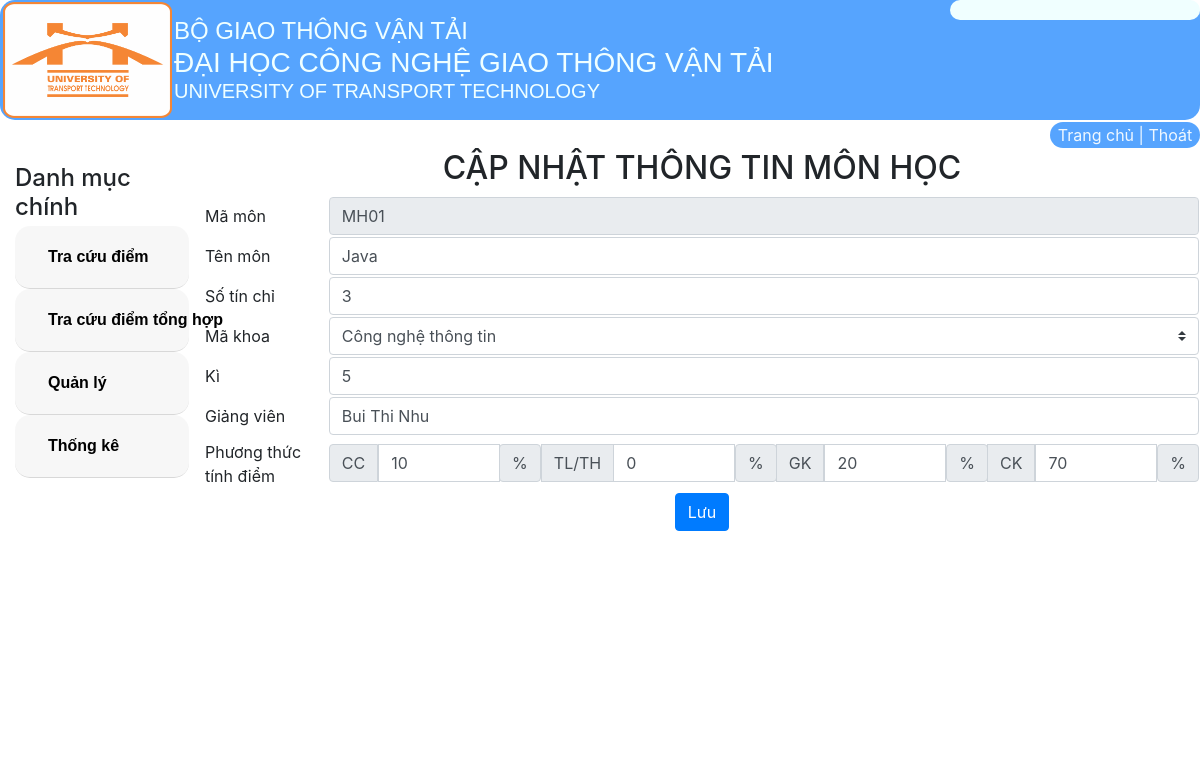
The app's page /DanhSachMonHoc/Sua/MH01 with its own data.
### tables this page shows
CREATE TABLE `monhoc` (
  `mamon` varchar(30) NOT NULL,
  `tenmon` varchar(50) NOT NULL,
  `sotinchi` int(11) NOT NULL,
  `makhoa` varchar(30) NOT NULL,
  `ki` int(11) NOT NULL,
  `giangvien` varchar(30) NOT NULL,
  `phuongthuctinhdiem` varchar(30) NOT NULL
);

CREATE TABLE `khoa` (
  `makhoa` varchar(30) NOT NULL,
  `tenkhoa` varchar(50) NOT NULL
);

### MVC/Core/controller.php (called while the page is built, shortened)
<?php
class Controller
{
    public function mode($mode){
        return new $mode;
    }
    function view($view, $data= []){
        include_once './MVC/Views/'.$view.'.php';
    }
}

### MVC/Controllers/DanhSachMonHoc.php (called while the page is built, shortened)
<?php
class DanhSachMonHoc extends Controller
{
    protected $monhoc;
    protected $khoa;
    function __construct()
    {
        $this->monhoc = $this->mode('Monhoc');
        $this->khoa = $this->mode('Khoa');
    }
    function Sua($mamon)
    {
        $this->view('MasterLayout', [
            'page' => 'Monhoc_sua',
            'dulieu' => $this->monhoc->monhoc_find($mamon, ''),
            'data_khoa' => $this->khoa->khoa_find('', '')
        ]);
    }
}
?>

### MVC/Core/app.php (called while the page is built, shortened)
<?php
class app
{
    protected $action = 'Get_data';
    function __construct()
    {
        $arr = $this->ProcessURL();
        if($arr!=null){
            if(file_exists("./MVC/Controllers/".$arr[0].".php")){
                $this->controller=$arr[0];
                unset($arr[0]);
            }
        }
        $this->controller=new $this->controller;
        if(isset($arr[1])){
            if(method_exists($this->controller,$arr[1])){
                $this->action=$arr[1];
            }
            unset($arr[1]);
        }
        $this->params=$arr?array_values($arr):[];
        call_user_func_array([$this->controller,$this->action],$this->params);
    }
    function ProcessURL(){
        if(isset($_GET['url'])){
            return explode("/",filter_var(trim($_GET['url']),FILTER_DEFAULT));
        }
    }
}
?>

### index.php (called while the page is built, shortened)
<?php
$myapp = new app();
?>

### MVC/Core/connectDB.php (called while the page is built, shortened)
<?php
class connectDB{
    protected $servername="localhost";
    protected $username="root";
    protected $password="";
    protected $dbname="btl_quanlydiem";
    function __construct(){
        $this->con=mysqli_connect($this->servername,$this->username,$this->password,$this->dbname);
    }
}
?>

### MVC/Models/Monhoc.php (called while the page is built, shortened)
<?php
class Monhoc extends connectDB{
    function monhoc_find($mamon,$tenmon){
        $sql_monhoc_find="SELECT * FROM monhoc where mamon like '%$mamon%' and tenmon like '%$tenmon%'";
        return mysqli_query($this->con,$sql_monhoc_find);
    }
}
?>

### MVC/Models/Khoa.php (called while the page is built, shortened)
<?php
class Khoa extends connectDB{
    function khoa_find($makhoa,$tenkhoa){
        $sql_khoa_find="SELECT * FROM khoa where makhoa like '%$makhoa%' and tenkhoa like '%$tenkhoa%'";
        return mysqli_query($this->con,$sql_khoa_find);
    }
}
?>

### MVC/Views/Pages/Monhoc_sua.php (the view, shortened to what this page needs)
<!DOCTYPE html>
<html lang="en">
<head>
    <link rel="stylesheet" href="Public/Css/style.css">
    <link rel="stylesheet" href="Public/Css/css_bootstrap.min.css">
    <link rel="stylesheet" href="https://stackpath.bootstrapcdn.com/bootstrap/4.1.1/css/bootstrap.min.css">
</head>
<body>
<form action="http://localhost/BTL_QuanLyDiem/DanhSachMonhoc/Sua_monhoc" method="post">
        <?php
            if(isset($data['dulieu'])){
                $row = mysqli_fetch_assoc($data['dulieu']);
        ?>
        <table cellspacing="20" align="center" >
            <tr>
                <td colspan="2" class="col1" style="text-align: center;"><h2>CẬP NHẬT THÔNG TIN MÔN HỌC</h2></td>
            </tr>
            <tr>
                <td >Mã môn</td>
                <td >
                    <input  class="form-control" type="text" id="txtMamon" name="txtMamon" value="<?php echo $row['mamon']; ?>" readonly>
                </td>
            </tr>
            <tr>
                <td >Tên môn</td>
                <td >
                    <input class="form-control" type="text" name="txtTenmon" value="<?php echo $row['tenmon']; ?>">
                </td>
            </tr>
            <tr>
                <td >Số tín chỉ</td>
                <td >
                    <input class="form-control" type="number" name="txtSotinchi" value="<?php echo $row['sotinchi']; ?>">
                </td>
            </tr>
            <tr>
                <td >Mã khoa</td>
                <td >
                <select class="custom-select" id="txtMakhoa" name="txtMakhoa"
                        style="left: 1px; top: 9px; transition: none 0s ease 0s; cursor: move;">
                        <?php
                        if (isset($data['data_khoa']) && $data['data_khoa'] != null) {
                            while ($row_of_khoa = mysqli_fetch_array($data['data_khoa'])) {
                                ?>
                                <option value="<?php echo $row_of_khoa['makhoa'] ?>" <?php if($row_of_khoa['makhoa'] == $row['makhoa']) echo ' selected = "selected"'; ?>>
                                    <?php echo $row_of_khoa['tenkhoa'] ?>
                                </option>
                                <?php
                            }
                        }
                        ?>
                    </select>
                </td>
            </tr>
            <tr>
                <td >Kì</td>
                <td >
                    <input class="form-control" type="number" name="txtKi" value="<?php echo $row['ki']; ?>">
                </td>
            </tr>
            <tr>
                <td >Giảng viên</td>
                <td >
                    <input class="form-control" type="text" name="txtGiangvien" value="<?php echo $row['giangvien']; ?>">
                </td>
            </tr>
            <tr>
                <td >Phương thức tính điểm</td>
                <?php
                    $pttd = explode("/",$row['phuongthuctinhdiem']);
                ?>
                <td>
                    <div class="input-group mb-3">
                        <div class="input-group-prepend">
                            <span class="input-group-text"
                                style="padding-bottom: 6px; position: relative; left: 0px; top: 7px;">CC</span>
                        </div>
                        <input type="number" name="txtDiemcc" min="0" class="form-control" placeholder="Chuyên cần"
                            style="padding-bottom: 6px; left: 1px; top: 7px; transition: none 0s ease 0s; cursor: move;"
                            value="<?php echo $pttd[0] ?>">
                        <span class="input-group-text"
                            style="padding-bottom: 6px; position: relative; left: 0px; top: 7px;">%</span>
                        <div class="input-group-prepend">
                            <span class="input-group-text" style="position: relative; left: 0px; top: 7px;">TL/TH</span>
                        </div>
                        <input type="number" name="txtDiemtl_th" min="0" class="form-control"
                            placeholder="Thảo luận/Thực hành" style="left: 0px; top: 7px;"
                            value="<?php echo $pttd[1] ?>">
                        <span class="input-group-text"
                            style="padding-bottom: 6px; position: relative; left: 0px; top: 7px;">%</span>
                        <div class="input-group-prepend">
                            <span class="input-group-text" style="position: relative; left: -1px; top: 7px;">GK</span>
                        </div>
                        <input type="number" name="txtDiemgk" min="0" class="form-control" placeholder="Giữa kì"
                            style="left: 0px; top: 7px;" value="<?php echo $pttd[2] ?>">
                        <span class="input-group-text"
                            style="padding-bottom: 6px; position: relative; left: 0px; top: 7px;">%</span>
                        <div class="input-group-prepend">
                            <span class="input-group-text" style="position: relative; left: -1px; top: 7px;">CK</span>
                        </div>
                        <input type="number" name="txtDiemck" min="0" class="form-control" placeholder="Cuối kì"
                            style="left: 0px; top: 7px;" value="<?php echo $pttd[3] ?>">
                        <span class="input-group-text"
                            style="padding-bottom: 6px; position: relative; left: 0px; top: 7px;">%</span>
                    </div>
                </td>
            </tr>
            <tr>
                <td colspan="2" align = center>
                    <input class="btn btn-primary" type="submit" name="btnLuu" value="Lưu">
                </td>
            </tr>
        </table>
    </form>
    <?php
            }
        ?>
</body>
</html>

### Public/Css/style.css (style rules this page uses)
.col1 { width: 200px; text-align: start; }

### records on screen
monhoc: txtMamon "MH01", txtTenmon "Java", txtSotinchi "3", txtMakhoa "Công nghệ thông tin", txtKi "5", txtGiangvien "Bui Thi Nhu", txtDiemcc "10", txtDiemtl_th "0", txtDiemgk "20", txtDiemck "70"
